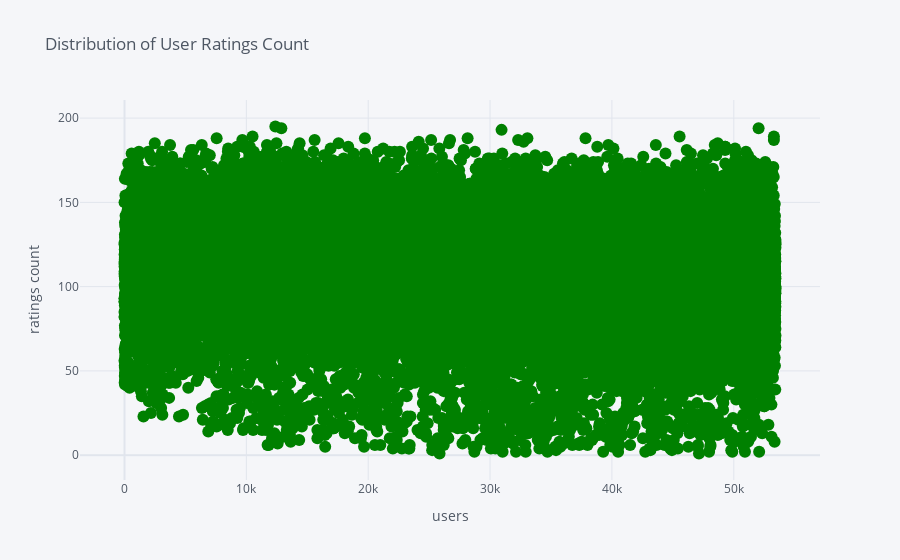

Notebook source saved alongside this figure:
### Markdown cell above
<b>What is the distribution of rating counts for users?</b>

### Code cell
# plot the distribution
df_user_ratingcounts.iplot(
    x='user_id',
    y='ratings_count',
    xTitle='users',
    yTitle='ratings count',
    title='Distribution of User Ratings Count',
    color='green',
    mode='markers',
)

### Figure 1 — Plotly figure (JSON) as saved in the notebook; plotly's stock layout.template omitted (floating-point values rounded to 4 significant figures; data arrays with more than 128 entries replaced by an {"elided": "..."} marker saying what was removed)
{"data": [{"line": {"color": "rgba(0, 128, 0, 1.0)", "dash": "solid", "shape": "linear", "width": 1.3}, "marker": {"size": 12, "symbol": "circle"}, "mode": "markers", "name": "ratings_count", "text": "", "type": "scatter", "x": {"elided": "53424 int values"}, "y": {"elided": "53424 int values"}}], "layout": {"legend": {"bgcolor": "#F5F6F9", "font": {"color": "#4D5663"}}, "paper_bgcolor": "#F5F6F9", "plot_bgcolor": "#F5F6F9", "title": {"font": {"color": "#4D5663"}, "text": "Distribution of User Ratings Count"}, "xaxis": {"gridcolor": "#E1E5ED", "showgrid": true, "tickfont": {"color": "#4D5663"}, "title": {"font": {"color": "#4D5663"}, "text": "users"}, "zerolinecolor": "#E1E5ED"}, "yaxis": {"gridcolor": "#E1E5ED", "showgrid": true, "tickfont": {"color": "#4D5663"}, "title": {"font": {"color": "#4D5663"}, "text": "ratings count"}, "zerolinecolor": "#E1E5ED"}}}
